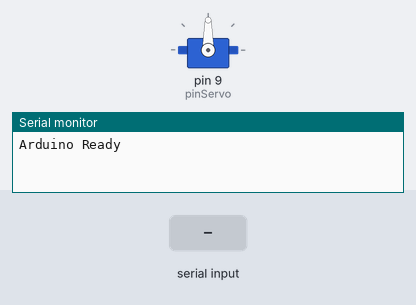
A sketch run on a simulated Arduino Uno, built with avr-gcc and run on an emulated ATmega328P. On the bench: servo, the last lines printed to the serial monitor. The test bench sets the inputs (shaded band).

Above: at 0.9 s.
1.0 s: "PYTHON_HANDSHAKE\n" received over Serial
2.5 s: "30,150\n" received over Serial
At 3.5 s:
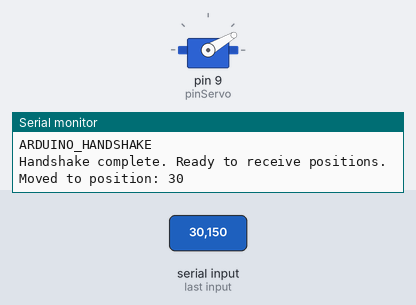
4.0 s: "5\n" received over Serial
At 4.4 s:
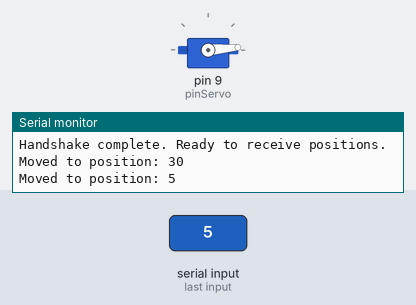
5.5 s: "90,45\n" received over Serial
At 6.9 s:
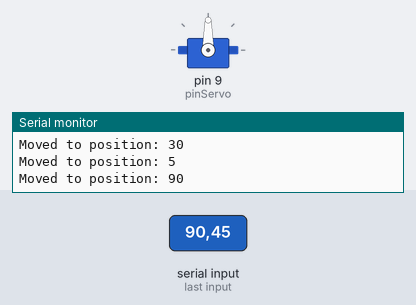
Timing chart, 0 to 8.0 s (numbered marks = the images above; inputs shaded):
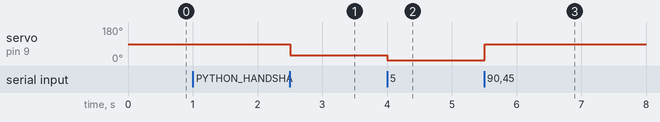

Measured:
- after the input at 2.5 s, servo on pin 9 (pinServo): 90° → 30° at once
- after the input at 4.0 s, servo on pin 9 (pinServo): 30° → 5° at once
- after the input at 5.5 s, servo on pin 9 (pinServo): 5° → 90° at once

The sketch:

Meyers.ino
```cpp
#include <Servo.h>

#define pinServo 9  // Use a PWM-capable pin (e.g., Pin 9)

Servo myservo;  // Create servo object to control a servo

int pos = 0;    // Variable to store the servo position
bool handshake_done = false;  // Flag to indicate handshake completion

void setup()
{
  myservo.attach(pinServo); // Attach servo to Pin 9
  Serial.begin(9600);     // Initialize serial communication at 9600 baud
  Serial.println("Arduino Ready");

  // Handshake with Python
  while (!handshake_done)
  {
    if (Serial.available())
    {
      String message = Serial.readStringUntil('\n');
      message.trim();
      if (message == "PYTHON_HANDSHAKE")
      {
        Serial.println("ARDUINO_HANDSHAKE");
        handshake_done = true;
      }
    }
  }

  Serial.println("Handshake complete. Ready to receive positions.");
}

void loop()
{
  if (handshake_done && Serial.available())
  {
    String input = Serial.readStringUntil('\n');
    input.trim();
    pos = input.toInt(); // Get the angle from the Python script

    if (pos >= 0 && pos <= 180)
    {
      myservo.write(pos); // Turn the servo
      Serial.print("Moved to position: ");
      Serial.println(pos);
    }
    else
    {
      Serial.print("Invalid position received: ");
      Serial.println(pos);
    }
    delay(15); // Slight delay
  }
}
```
